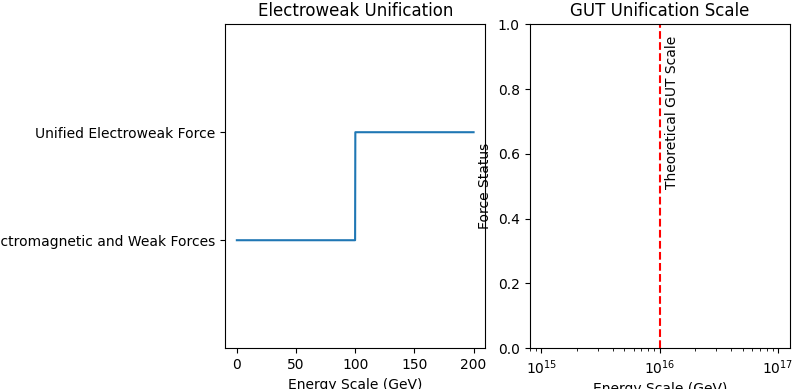

Write Python code to recreate this figure.
# To illustrate aspects of the Grand Unified Theory (GUT) more comprehensively, let's consider a theoretical framework that encompasses the electromagnetic, weak, and strong forces. 
# Note: Since GUT is still theoretical and not fully established, the following examples are simplified representations of complex concepts.

import numpy as np
import matplotlib.pyplot as plt
from scipy.integrate import solve_ivp

# 1. Electroweak Unification: This represents the unification of electromagnetic and weak forces.
# We'll show this with a simplified model of electroweak symmetry breaking.

def electroweak_unification(energy_scale):
    # Simplified model: Electroweak force becomes distinct at lower energies
    if energy_scale > 100:  # Electroweak unification scale (GeV)
        return "Unified Electroweak Force"
    else:
        return "Distinct Electromagnetic and Weak Forces"

# Energy scales (GeV)
energy_scales = np.linspace(0, 200, 1000)
unification_status = np.array([electroweak_unification(e) for e in energy_scales])

# 2. Strong Force: As part of GUT, the strong force is theorized to unify with the electroweak force at even higher energies.
# We'll represent this with a theoretical energy scale.

def gut_unification(energy_scale):
    # Theoretical GUT scale (around 10^16 GeV)
    if energy_scale > 1e16:
        return "Unified Electroweak and Strong Forces"
    else:
        return "Distinct Forces"

# Theoretical GUT energy scale
gut_energy_scale = 1e16

# Plotting
plt.figure(figsize=(12, 6))

# Electroweak Unification Plot
plt.subplot(1, 2, 1)
plt.plot(energy_scales, unification_status)
plt.title("Electroweak Unification")
plt.xlabel("Energy Scale (GeV)")
plt.ylabel("Force Status")
plt.ylim(-1, 2)

# GUT Unification Plot
plt.subplot(1, 2, 2)
plt.axvline(x=gut_energy_scale, color='r', linestyle='--')
plt.text(gut_energy_scale * 1.1, 0.5, 'Theoretical GUT Scale', rotation=90)
plt.title("GUT Unification Scale")
plt.xlabel("Energy Scale (GeV)")
plt.ylabel("Force Status")
plt.xscale('log')
plt.ylim(0, 1)

plt.tight_layout()
plt.show()
